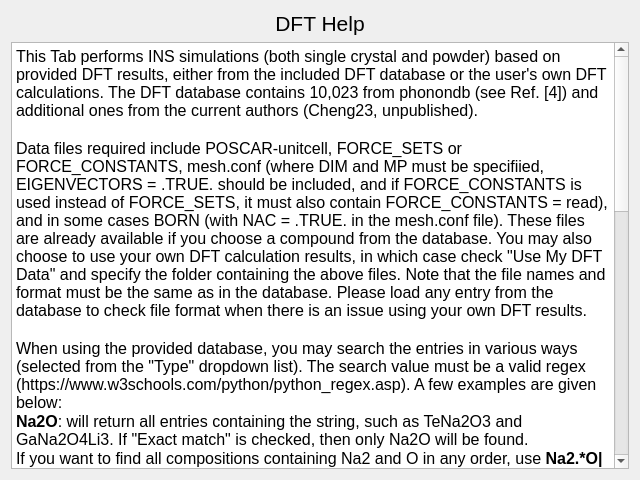
<?xml version="1.0" encoding="UTF-8"?>
<ui version="4.0">
 <class>Help_DFT</class>
 <widget class="QDialog" name="Help_DFT">
  <property name="geometry">
   <rect>
    <x>0</x>
    <y>0</y>
    <width>640</width>
    <height>480</height>
   </rect>
  </property>
  <property name="windowTitle">
   <string>Dialog</string>
  </property>
  <layout class="QVBoxLayout" name="verticalLayout">
   <item>
    <widget class="QLabel" name="label">
     <property name="text">
      <string>&lt;html&gt;&lt;head/&gt;&lt;body&gt;&lt;p align=&quot;center&quot;&gt;&lt;span style=&quot; font-size:16pt;&quot;&gt;DFT Help&lt;/span&gt;&lt;/p&gt;&lt;/body&gt;&lt;/html&gt;</string>
     </property>
    </widget>
   </item>
   <item>
    <widget class="QTextBrowser" name="textBrowser">
     <property name="html">
      <string>&lt;!DOCTYPE HTML PUBLIC &quot;-//W3C//DTD HTML 4.0//EN&quot; &quot;http://www.w3.org/TR/REC-html40/strict.dtd&quot;&gt;
&lt;html&gt;&lt;head&gt;&lt;meta name=&quot;qrichtext&quot; content=&quot;1&quot; /&gt;&lt;meta charset=&quot;utf-8&quot; /&gt;&lt;style type=&quot;text/css&quot;&gt;
p, li { white-space: pre-wrap; }
hr { height: 1px; border-width: 0; }
li.unchecked::marker { content: &quot;\2610&quot;; }
li.checked::marker { content: &quot;\2612&quot;; }
&lt;/style&gt;&lt;/head&gt;&lt;body style=&quot; font-family:'Segoe UI'; font-size:9pt; font-weight:400; font-style:normal;&quot;&gt;
&lt;p style=&quot; margin-top:0px; margin-bottom:0px; margin-left:0px; margin-right:0px; -qt-block-indent:0; text-indent:0px;&quot;&gt;&lt;span style=&quot; font-size:12pt;&quot;&gt;This Tab performs INS simulations (both single crystal and powder) based on provided DFT results, either from the included DFT database or the user's own DFT calculations. The DFT database contains 10,023 from phonondb (see Ref. [4]) and additional ones from the current authors (Cheng23, unpublished). &lt;/span&gt;&lt;/p&gt;
&lt;p style=&quot;-qt-paragraph-type:empty; margin-top:0px; margin-bottom:0px; margin-left:0px; margin-right:0px; -qt-block-indent:0; text-indent:0px; font-size:12pt;&quot;&gt;&lt;br /&gt;&lt;/p&gt;
&lt;p style=&quot; margin-top:0px; margin-bottom:0px; margin-left:0px; margin-right:0px; -qt-block-indent:0; text-indent:0px;&quot;&gt;&lt;span style=&quot; font-size:12pt;&quot;&gt;Data files required include POSCAR-unitcell, FORCE_SETS or FORCE_CONSTANTS, mesh.conf (where DIM and MP must be specifiied, EIGENVECTORS = .TRUE. should be included, and if FORCE_CONSTANTS is used instead of FORCE_SETS, it must also contain FORCE_CONSTANTS = read), and in some cases BORN (with NAC = .TRUE. in the mesh.conf file). These files are already available if you choose a compound from the database. You may also choose to use your own DFT calculation results, in which case check &amp;quot;Use My DFT Data&amp;quot; and specify the folder containing the above files. Note that the file names and format must be the same as in the database. Please load any entry from the database to check file format when there is an issue using your own DFT results.&lt;/span&gt;&lt;/p&gt;
&lt;p style=&quot;-qt-paragraph-type:empty; margin-top:0px; margin-bottom:0px; margin-left:0px; margin-right:0px; -qt-block-indent:0; text-indent:0px; font-size:12pt;&quot;&gt;&lt;br /&gt;&lt;/p&gt;
&lt;p style=&quot; margin-top:0px; margin-bottom:0px; margin-left:0px; margin-right:0px; -qt-block-indent:0; text-indent:0px;&quot;&gt;&lt;span style=&quot; font-size:12pt;&quot;&gt;When using the provided database, you may search the entries in various ways (selected from the &amp;quot;Type&amp;quot; dropdown list). The search value must be a valid regex (https://www.w3schools.com/python/python_regex.asp). A few examples are given below:&lt;/span&gt;&lt;/p&gt;
&lt;p style=&quot; margin-top:0px; margin-bottom:0px; margin-left:0px; margin-right:0px; -qt-block-indent:0; text-indent:0px;&quot;&gt;&lt;span style=&quot; font-size:12pt; font-weight:700;&quot;&gt;Na2O&lt;/span&gt;&lt;span style=&quot; font-size:12pt;&quot;&gt;: will return all entries containing the string, such as TeNa2O3 and GaNa2O4Li3. If &amp;quot;Exact match&amp;quot; is checked, then only Na2O will be found.&lt;/span&gt;&lt;/p&gt;
&lt;p style=&quot; margin-top:0px; margin-bottom:0px; margin-left:0px; margin-right:0px; -qt-block-indent:0; text-indent:0px;&quot;&gt;&lt;span style=&quot; font-size:12pt;&quot;&gt;If you want to find all compositions containing Na2 and O in any order, use &lt;/span&gt;&lt;span style=&quot; font-size:12pt; font-weight:700;&quot;&gt;Na2.*O|O.*Na2&lt;/span&gt;&lt;span style=&quot; font-size:12pt;&quot;&gt; for the search.&lt;/span&gt;&lt;/p&gt;
&lt;p style=&quot; margin-top:0px; margin-bottom:0px; margin-left:0px; margin-right:0px; -qt-block-indent:0; text-indent:0px;&quot;&gt;&lt;span style=&quot; font-size:12pt;&quot;&gt;If you know the Materials Project ID (the number only), you can find the crystal quickly by searching the ID (e.g., 22862 for NaCl)&lt;/span&gt;&lt;/p&gt;
&lt;p style=&quot; margin-top:0px; margin-bottom:0px; margin-left:0px; margin-right:0px; -qt-block-indent:0; text-indent:0px;&quot;&gt;&lt;span style=&quot; font-size:12pt;&quot;&gt;You may also choose to filter the entries by space group name/number to find materials having a similar structure as what you are interested in.&lt;/span&gt;&lt;/p&gt;
&lt;p style=&quot;-qt-paragraph-type:empty; margin-top:0px; margin-bottom:0px; margin-left:0px; margin-right:0px; -qt-block-indent:0; text-indent:0px; font-size:12pt;&quot;&gt;&lt;br /&gt;&lt;/p&gt;
&lt;p style=&quot; margin-top:0px; margin-bottom:0px; margin-left:0px; margin-right:0px; -qt-block-indent:0; text-indent:0px;&quot;&gt;&lt;span style=&quot; font-size:12pt;&quot;&gt;Once you find the crystal, click on it to choose (the chosen one will be highlighted). Click &amp;quot;Load selected model&amp;quot; to copy the input files.&lt;/span&gt;&lt;/p&gt;
&lt;p style=&quot;-qt-paragraph-type:empty; margin-top:0px; margin-bottom:0px; margin-left:0px; margin-right:0px; -qt-block-indent:0; text-indent:0px; font-size:12pt;&quot;&gt;&lt;br /&gt;&lt;/p&gt;
&lt;p style=&quot; margin-top:0px; margin-bottom:0px; margin-left:0px; margin-right:0px; -qt-block-indent:0; text-indent:0px;&quot;&gt;&lt;span style=&quot; font-size:12pt;&quot;&gt;Step 2 is optional, but it is often convenient to view the crystal structure and check the phonon dispersion and DOS before the INS simulation. In some cases, negative frequencies (imaginary modes) exist, which could indicate issues in modeling or actual instability of the structure. It is essential to be aware of this situation when interpreting the results.&lt;/span&gt;&lt;/p&gt;
&lt;p style=&quot;-qt-paragraph-type:empty; margin-top:0px; margin-bottom:0px; margin-left:0px; margin-right:0px; -qt-block-indent:0; text-indent:0px; font-size:12pt;&quot;&gt;&lt;br /&gt;&lt;/p&gt;
&lt;p style=&quot; margin-top:0px; margin-bottom:0px; margin-left:0px; margin-right:0px; -qt-block-indent:0; text-indent:0px;&quot;&gt;&lt;span style=&quot; font-size:12pt;&quot;&gt;Step 3: Set up INS simulation (Phonopy and OCLIMAX). This step generates a *.params file in the working directory. Detailed instructions can be found in the popup window (the help button within).&lt;/span&gt;&lt;/p&gt;
&lt;p style=&quot;-qt-paragraph-type:empty; margin-top:0px; margin-bottom:0px; margin-left:0px; margin-right:0px; -qt-block-indent:0; text-indent:0px; font-size:12pt;&quot;&gt;&lt;br /&gt;&lt;/p&gt;
&lt;p style=&quot; margin-top:0px; margin-bottom:0px; margin-left:0px; margin-right:0px; -qt-block-indent:0; text-indent:0px;&quot;&gt;&lt;span style=&quot; font-size:12pt;&quot;&gt;Step 4: Run INS simulation. Depending on the size/complexity of the calculation, the time needed to complete this step can vary significantly. A progress window shows the current step and has a Cancel button to stop the run; detailed output appears in the terminal. Generally speaking, the run time is determined by the size of the mesh.yaml in the working directory, as well as the requested quality of the calculation (number of  E and Q bins). As a rule of thumb, the size of the mesh.yaml file should be smaller than 1GB (in most cases on the order of 10~100MB), the number of E bins should be less than a few thousand for 1D spectra, and the number of E and Q bins should be less than a few hundred each for 2D spectra. When in doubt, it is recommended to start from a relatively coarse calculation and then gradually increase the quality to achieve convergence without making the run time unacceptably long.&lt;/span&gt;&lt;/p&gt;
&lt;p style=&quot;-qt-paragraph-type:empty; margin-top:0px; margin-bottom:0px; margin-left:0px; margin-right:0px; -qt-block-indent:0; text-indent:0px; font-size:12pt;&quot;&gt;&lt;br /&gt;&lt;/p&gt;
&lt;p style=&quot; margin-top:0px; margin-bottom:0px; margin-left:0px; margin-right:0px; -qt-block-indent:0; text-indent:0px;&quot;&gt;&lt;span style=&quot; font-size:12pt;&quot;&gt;Step 5: Plot the resulting spectra. For 2D spectra, you may make an interactive cross-section plot where 1D cuts along X and Y will be displayed following the cursor. You may open multiple plots simultaneously. Data files will have a time stamp in their names so they are not overwritten.&lt;/span&gt;&lt;/p&gt;&lt;/body&gt;&lt;/html&gt;</string>
     </property>
    </widget>
   </item>
  </layout>
 </widget>
 <resources/>
 <connections/>
</ui>
